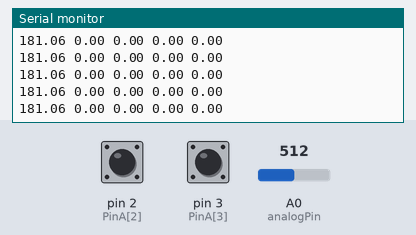
Bench run of a sketch on a simulated Arduino Uno, built with avr-gcc and run on an emulated ATmega328P. On the bench: the last lines printed to the serial monitor. The test bench sets the inputs (shaded band); at power-on: A0 (analogPin) = 512, pin 2 (PinA[2]) HIGH, pin 3 (PinA[3]) HIGH.

Above: at 1.2 s.
1.3 s: A0 (analogPin) set to 0
At 1.9 s:
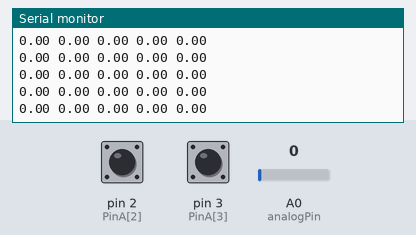
4.3 s: A0 (analogPin) set to 122
At 4.9 s:
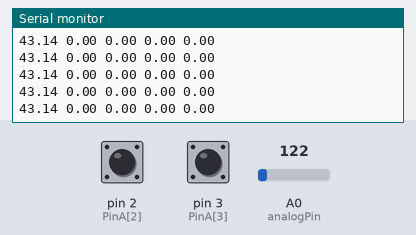
Timing chart, 0 to 5.7 s (numbered marks = the images above; inputs shaded):
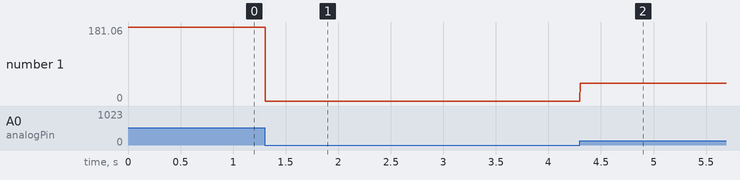

Measured:
- after the input at 1.3 s, the serial monitor: prints a new line at once (image 1)
- after the input at 4.3 s, the serial monitor: prints a new line at once (image 2)
- plotted number 1: 0 → 43.14 after the input at 4.3 s

The sketch:

encoders.ino
```cpp
#include "kf.hpp"
volatile long temps[4];
volatile long encoderCounter[4];
//int PinA_1 = 18; //interrupt pin 2
//int PinA_2 = 19;
//int PinA_3 = 2;
//int PinA_4 = 3;
int PinA[4] = {18, 19, 2, 3};


//int PinB_1 = 6; //interrrupt pin 3
//int PinB_2 = 7;
//int PinB_3 = 8;
//int PinB_4 = 9;
int PinB[4] = {6, 7, 8, 9};

int analogPin = A0;
// Pin_Z:

//

// output angle
float angles[4];
double angleKF[4];
double angleKF0;
double angleKF1;
double angleKF2;
double angleKF3;
double angle_anlog = 0.0;
int iVal = 0;
KalmanFilter encoderKF = KalmanFilter(1, 1);


void setup() {
  // put your setup code here, to run once:
  Serial.begin (115200);
  for (int i = 0; i<4; i++)
  {
  pinMode(PinA[i], INPUT_PULLUP);
  pinMode(PinB[i], INPUT_PULLUP);
  }
  // interrupt

  attachInterrupt (digitalPinToInterrupt(PinA[0]), doEncoderA_0, FALLING);
  attachInterrupt (digitalPinToInterrupt(PinA[1]), doEncoderA_1, FALLING);
  attachInterrupt (digitalPinToInterrupt(PinA[2]), doEncoderA_2, FALLING);
  attachInterrupt (digitalPinToInterrupt(PinA[3]), doEncoderA_3, FALLING);

}

void loop() {
  // put your main code here, to run repeatedly:

  iVal = analogRead(analogPin);
  angle_anlog =iVal * 360.0 / 1018;

  for (int i=0; i<4; i++)
  {
    angles[i] = 1.0 * encoderCounter[i]*360/1024;
    }

  for (int q = 0; q<4; q++){
    if(temps[q] != encoderCounter[q])
    {
      angleKF[q] = encoderKF.update(angles[q]);
      temps[q] = encoderCounter[q];
//      Serial.print("the encoder ");
//      Serial.print(q);
//      Serial.print("angle : ");
//      Serial.println(angleKF[q]);
      }
    }

    Serial.print(angle_anlog);
    Serial.print(" ");
    for(int p =0; p<3; p++){
      Serial.print(angleKF[p]);
      Serial.print(" ");
      }
     Serial.println(angleKF[3]);


//   if(temps[0] != encoderCounter[0])
//   {
//    angleKF0 = encoderKF.update(angles[0]);
//    temps[0] = encoderCounter[0];
//    Serial.print(",");
//    Serial.println(angleKF0);
//    }
//   if(temps[1] != encoderCounter[1])
//   {
//    angleKF1 = encoderKF.update(angles[1]);
//    temps[1] = encoderCounter[1];
//    Serial.print(",");
//    Serial.println(angleKF1);
//    }
//   if(temps[2] != encoderCounter[2])
//   {
//    angleKF2 = encoderKF.update(angles[2]);
//    temps[2] = encoderCounter[2];
//    Serial.print(",");
//    Serial.println(angleKF2);
//    }
//   if(temps[3] != encoderCounter[3])
//   {
//    angleKF3 = encoderKF.update(angles[3]);
//    temps[3] = encoderCounter[3];
//    Serial.print(",");
//    Serial.println(angleKF3);
//    }
//


}

void doEncoderA_0(){
      if (digitalRead(PinB[0]) == HIGH) {
      encoderCounter[0]  += 1;          // CW

    }
    else {
      encoderCounter[0] -= 1;          // CCW
    }
  }

void doEncoderA_1(){
      if (digitalRead(PinB[1]) == HIGH) {
      encoderCounter[1]  += 1;          // CW

    }
    else {
      encoderCounter[1] -= 1;          // CCW
    }
  }

void doEncoderA_2(){
      if (digitalRead(PinB[2]) == HIGH) {
      encoderCounter[2]  += 1;          // CW

    }
    else {
      encoderCounter[2] -= 1;          // CCW
    }
  }
void doEncoderA_3(){
      if (digitalRead(PinB[3]) == HIGH) {
      encoderCounter[3]  += 1;          // CW

    }
    else {
      encoderCounter[3] -= 1;          // CCW
    }
  }
```

kf.hpp
```cpp
#ifndef KF_H
#define KF_H

//#include <iostream>
using namespace std;

/*
system model:
    x_(k+1) = x_k + w_k   w_k ~ N(0, Q_k)
    y_k = x_k + v_k    v_k ~ N(0, R_k)
*/
class KalmanFilter{
  private:
    double pre_err; // Q
    double mea_err; // R

    // x_0,P_0 is arbitrary
    double x = 0.0;
    double P = 1;
    double _x ;
    double _P;
    double K;

public:


    KalmanFilter():pre_err(2),mea_err(16){
    }

    KalmanFilter(double pre_err, double mea_err):pre_err(pre_err),mea_err(mea_err){
    }

    double update(double measure){
        track_slow();
        _x = x;
        _P = P + pre_err;

        K = _P / (_P + mea_err);
        x = _x + K * (measure - _x);
        P = (1 - K) * _P ;
        return x;
    }

    void track_fast(void){
        pre_err = 16;
        mea_err = 0.1;
    }
    void track_slow(void){
        pre_err = 0.3;

        mea_err = 16;
    }
};

#endif
```
